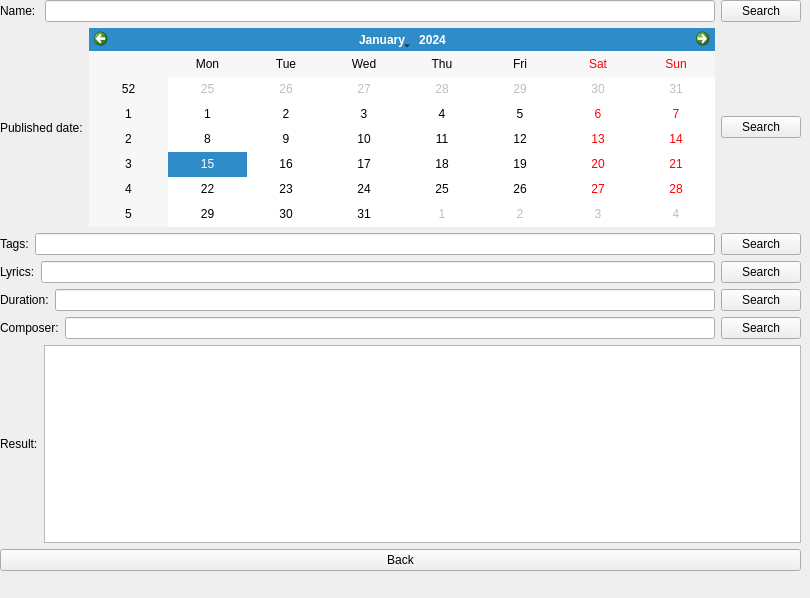
<?xml version="1.0" encoding="UTF-8"?>
<ui version="4.0">
 <class>search_music_form</class>
 <widget class="QWidget" name="search_music_form">
  <property name="geometry">
   <rect>
    <x>0</x>
    <y>0</y>
    <width>810</width>
    <height>598</height>
   </rect>
  </property>
  <property name="windowTitle">
   <string>Form</string>
  </property>
  <widget class="QWidget" name="verticalLayoutWidget">
   <property name="geometry">
    <rect>
     <x>0</x>
     <y>0</y>
     <width>801</width>
     <height>571</height>
    </rect>
   </property>
   <layout class="QVBoxLayout" name="verticalLayout">
    <item>
     <layout class="QHBoxLayout" name="horizontalLayout">
      <item>
       <widget class="QLabel" name="label">
        <property name="text">
         <string>Name: </string>
        </property>
       </widget>
      </item>
      <item>
       <widget class="QLineEdit" name="name_search_line"/>
      </item>
      <item>
       <widget class="QPushButton" name="name_search_button">
        <property name="text">
         <string>Search</string>
        </property>
       </widget>
      </item>
     </layout>
    </item>
    <item>
     <layout class="QHBoxLayout" name="horizontalLayout_2">
      <item>
       <widget class="QLabel" name="label_2">
        <property name="text">
         <string>Published date:</string>
        </property>
       </widget>
      </item>
      <item>
       <widget class="QCalendarWidget" name="calendarWidget"/>
      </item>
      <item>
       <widget class="QPushButton" name="calender_button">
        <property name="text">
         <string>Search</string>
        </property>
       </widget>
      </item>
     </layout>
    </item>
    <item>
     <layout class="QHBoxLayout" name="horizontalLayout_4">
      <item>
       <widget class="QLabel" name="label_4">
        <property name="text">
         <string>Tags:</string>
        </property>
       </widget>
      </item>
      <item>
       <widget class="QLineEdit" name="tag_search_line"/>
      </item>
      <item>
       <widget class="QPushButton" name="tag_search_button">
        <property name="text">
         <string>Search</string>
        </property>
       </widget>
      </item>
     </layout>
    </item>
    <item>
     <layout class="QHBoxLayout" name="horizontalLayout_5">
      <item>
       <widget class="QLabel" name="label_5">
        <property name="text">
         <string>Lyrics:</string>
        </property>
       </widget>
      </item>
      <item>
       <widget class="QLineEdit" name="lyrics_search_line"/>
      </item>
      <item>
       <widget class="QPushButton" name="lyrics_search_button">
        <property name="text">
         <string>Search</string>
        </property>
       </widget>
      </item>
     </layout>
    </item>
    <item>
     <layout class="QHBoxLayout" name="horizontalLayout_6">
      <item>
       <widget class="QLabel" name="label_6">
        <property name="text">
         <string>Duration:</string>
        </property>
       </widget>
      </item>
      <item>
       <widget class="QLineEdit" name="duration_search_line"/>
      </item>
      <item>
       <widget class="QPushButton" name="duration_search_button">
        <property name="text">
         <string>Search</string>
        </property>
       </widget>
      </item>
     </layout>
    </item>
    <item>
     <layout class="QHBoxLayout" name="horizontalLayout_3">
      <item>
       <widget class="QLabel" name="label_3">
        <property name="text">
         <string>Composer:</string>
        </property>
       </widget>
      </item>
      <item>
       <widget class="QLineEdit" name="composer_search_line"/>
      </item>
      <item>
       <widget class="QPushButton" name="composer_search_button">
        <property name="text">
         <string>Search</string>
        </property>
       </widget>
      </item>
     </layout>
    </item>
    <item>
     <layout class="QHBoxLayout" name="horizontalLayout_7">
      <item>
       <widget class="QLabel" name="label_7">
        <property name="text">
         <string>Result:</string>
        </property>
       </widget>
      </item>
      <item>
       <widget class="QListWidget" name="result_line"/>
      </item>
     </layout>
    </item>
    <item>
     <widget class="QPushButton" name="back_button">
      <property name="text">
       <string>Back</string>
      </property>
     </widget>
    </item>
   </layout>
  </widget>
 </widget>
 <resources/>
 <connections/>
</ui>
